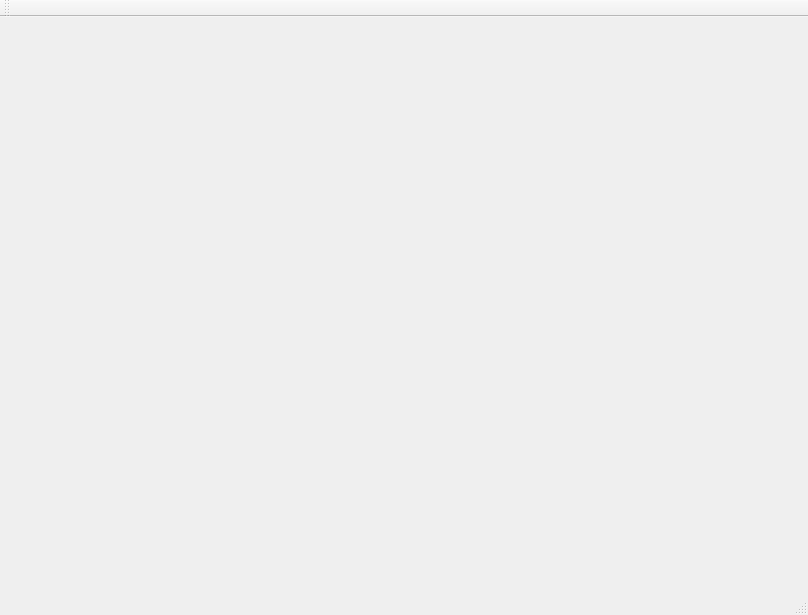
<?xml version="1.0" encoding="UTF-8"?>
<ui version="4.0">
 <class>ImageTest</class>
 <widget class="QMainWindow" name="ImageTest">
  <property name="geometry">
   <rect>
    <x>0</x>
    <y>0</y>
    <width>808</width>
    <height>615</height>
   </rect>
  </property>
  <property name="windowTitle">
   <string>ImageTest</string>
  </property>
  <widget class="QWidget" name="centralWidget"/>
  <widget class="QMenuBar" name="menuBar">
   <property name="geometry">
    <rect>
     <x>0</x>
     <y>0</y>
     <width>808</width>
     <height>22</height>
    </rect>
   </property>
  </widget>
  <widget class="QToolBar" name="mainToolBar">
   <attribute name="toolBarArea">
    <enum>TopToolBarArea</enum>
   </attribute>
   <attribute name="toolBarBreak">
    <bool>false</bool>
   </attribute>
  </widget>
  <widget class="QStatusBar" name="statusBar"/>
  <action name="action">
   <property name="text">
    <string>打开</string>
   </property>
  </action>
  <action name="actionbaocun">
   <property name="text">
    <string>保存</string>
   </property>
  </action>
  <action name="actiontuichu">
   <property name="text">
    <string>tuichu</string>
   </property>
  </action>
  <action name="action_2">
   <property name="text">
    <string>退出</string>
   </property>
  </action>
  <action name="action_4">
   <property name="text">
    <string>形态学处理</string>
   </property>
  </action>
  <action name="action_5">
   <property name="text">
    <string>二值信息</string>
   </property>
  </action>
  <action name="action_7">
   <property name="text">
    <string>全局二值</string>
   </property>
  </action>
  <action name="actionWellner_Adaptive_Threshold">
   <property name="text">
    <string>Wellner Adaptive Threshold</string>
   </property>
  </action>
  <action name="actionNiblack_Adaptive_Threshold">
   <property name="text">
    <string>Niblack Adaptive Threshold</string>
   </property>
  </action>
  <action name="actionBernsen_Adaptive_Threshold">
   <property name="text">
    <string>Bernsen Adaptive Threshold</string>
   </property>
  </action>
  <action name="actionGet_Outline">
   <property name="text">
    <string>Get Outline</string>
   </property>
  </action>
  <action name="actionShow_Euclidean_Distance_Map">
   <property name="text">
    <string>Show Euclidean Distance Map</string>
   </property>
  </action>
 </widget>
 <layoutdefault spacing="6" margin="11"/>
 <resources/>
 <connections/>
</ui>
